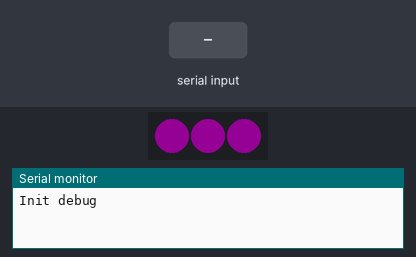
Simulated run of this sketch. Board: ESP32. Parts: 3 RGB LEDs in strip order, left to right, the last lines printed to the serial monitor. Inputs (shaded band) come from the test bench. Dim RGB values are drawn brighter than linear.

Above: at 1.2 s.
1.3 s: "90,45\n" received over the second serial link
At 2.5 s:
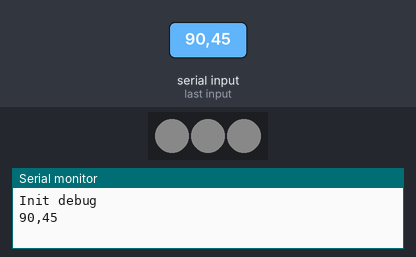
2.8 s: "0\n" received over the second serial link
At 3.6 s:
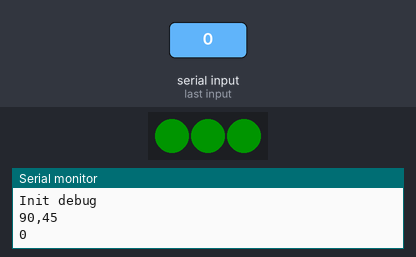
4.3 s: "1,90,45\n" received over the second serial link
At 4.8 s:
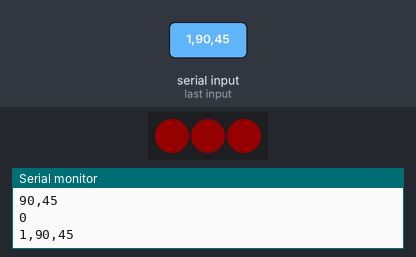
5.8 s: "30,150\n" received over the second serial link
At 7.0 s:
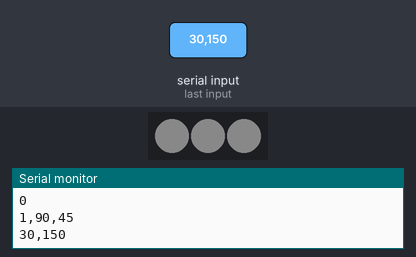
7.3 s: "1\n" received over the second serial link
At 8.3 s:
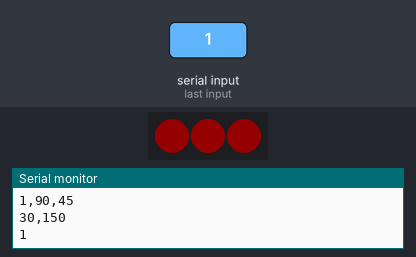
Timing chart, 0 to 9.8 s (numbered marks = the images above; inputs shaded):
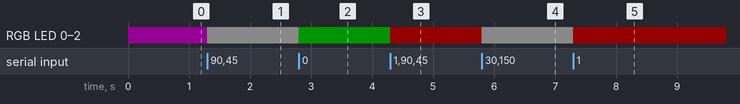

The sketch:

esp-slave.ino
```cpp
// #include <Arduino.h>
#include <HardwareSerial.h>
#include "Freenove_WS2812_Lib_for_ESP32.h"

#define LEDS_COUNT  3
#define LEDS_PIN	48
#define CHANNEL		0
#define SERIAL_BAUD 9600
#define DEBUGER_BAUD 9600
#define RXD1 18
#define TXD1 17

HardwareSerial cardSerial(1); // use UART1
Freenove_ESP32_WS2812 strip = Freenove_ESP32_WS2812(LEDS_COUNT, LEDS_PIN, CHANNEL);

char number  = 'x';
int incomingByte = 2;

void lightRGB(char r, char g, char b) {
  for (int i = 0; i < LEDS_COUNT; i++) {
    strip.setLedColorData(i, r, g, b);
  }
  strip.show();
}

void setup()
{
  strip.begin();
  strip.setBrightness(20);

  lightRGB(255, 0, 255);

  Serial.begin(DEBUGER_BAUD);
  cardSerial.begin(SERIAL_BAUD , SERIAL_8N1, RXD1, TXD1);
  // cardSerial.setRxBufferSize(1);
  Serial.println("\nInit debug");
}
void loop()
{
  if (cardSerial.available() > 0)
  {
    String receivedData = cardSerial.readStringUntil('\n');
    Serial.println(receivedData);

    if (receivedData.toInt() == 0) {
      lightRGB(0, 255, 0);
    }
    else if (receivedData.toInt() == 1) {
      lightRGB(255, 0, 0);
    }
    else {
      lightRGB(128, 128, 128);
    }
  }
}
```

Measured:
- after the input at 1.3 s, RGB LED 0–2: RGB(20, 0, 20) → RGB(10, 10, 10) at once
- after the input at 2.8 s, RGB LED 0–2: RGB(10, 10, 10) → RGB(0, 20, 0) at once
- after the input at 4.3 s, RGB LED 0–2: RGB(0, 20, 0) → RGB(20, 0, 0) at once
- after the input at 5.8 s, RGB LED 0–2: RGB(20, 0, 0) → RGB(10, 10, 10) at once
- after the input at 7.3 s, RGB LED 0–2: RGB(10, 10, 10) → RGB(20, 0, 0) at once
